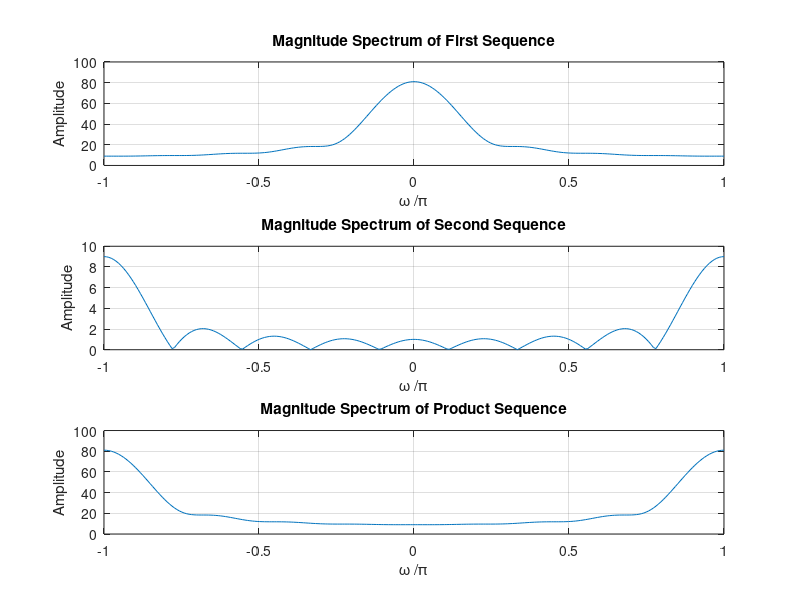

This chart was generated by the following MATLAB code:
% Program P3_5B
% Modulation Property of DTFT
clf;
w = -pi:2 * pi / 255:pi; % freqency vector for evaluating DTFT
x1 = [1 3 5 7 9 11 13 15 17]; % first sequence
x2 = [1 -1 1 -1 1 -1 1 -1 1]; % second sequence
% y is the time domain pointwise product of x1 and x2
y = x1 .* x2;
h1 = freqz(x1, 1, w); % DTFT of sequence x1
h2 = freqz(x2, 1, w); % DTFT of sequence x2
h3 = freqz(y, 1, w); % DTFT of sequence y
% plot the magnitude spectrum of x1
subplot(3, 1, 1)
plot(w / pi, abs(h1)); grid
title('Magnitude Spectrum of First Sequence')
xlabel('\omega /\pi');
ylabel('Amplitude');
% plot the magnitude spectrum of x2
subplot(3, 1, 2)
plot(w / pi, abs(h2)); grid
title('Magnitude Spectrum of Second Sequence')
xlabel('\omega /\pi');
ylabel('Amplitude');
% plot the magnitude spectrum of y
% it should be 1/2pi times the convolution of the DTFT's
% of the two original sequences.
subplot(3, 1, 3)
plot(w / pi, abs(h3)); grid
title('Magnitude Spectrum of Product Sequence')
xlabel('\omega /\pi');
ylabel('Amplitude');
